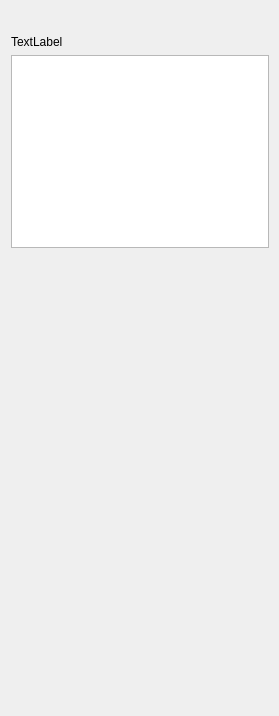
<?xml version="1.0" encoding="UTF-8"?>
<ui version="4.0">
 <author>Pho Hale</author>
 <class>StackOfTablesWidget</class>
 <widget class="QWidget" name="StackOfTablesWidget">
  <property name="geometry">
   <rect>
    <x>0</x>
    <y>0</y>
    <width>279</width>
    <height>716</height>
   </rect>
  </property>
  <property name="windowTitle">
   <string>StackOfTablesWidget</string>
  </property>
  <property name="windowIcon">
   <iconset resource="../../../../../Resources/ActionIcons.qrc">
    <normaloff>:/Render/Icons/actions/category-item.png</normaloff>:/Render/Icons/actions/category-item.png</iconset>
  </property>
  <property name="styleSheet">
   <string notr="true">background-color: rgb(71, 58, 46);
border-color: rgb(207, 207, 207);
background-color: rgba(71, 65, 60, 180);
color: rgb(244, 244, 244);
border-color: rgb(0, 0, 0);
QHeaderView::section { background-color: red };
</string>
  </property>
  <layout class="QGridLayout" name="gridLayout" rowstretch="1,0">
   <property name="leftMargin">
    <number>0</number>
   </property>
   <property name="topMargin">
    <number>2</number>
   </property>
   <property name="rightMargin">
    <number>0</number>
   </property>
   <property name="bottomMargin">
    <number>0</number>
   </property>
   <property name="verticalSpacing">
    <number>0</number>
   </property>
   <item row="0" column="0" rowspan="2" colspan="2">
    <widget class="QFrame" name="mainContentFrame">
     <property name="sizePolicy">
      <sizepolicy hsizetype="Expanding" vsizetype="Expanding">
       <horstretch>1</horstretch>
       <verstretch>1</verstretch>
      </sizepolicy>
     </property>
     <layout class="QGridLayout" name="gridLayout_2" rowstretch="0" columnstretch="0">
      <property name="leftMargin">
       <number>0</number>
      </property>
      <property name="topMargin">
       <number>0</number>
      </property>
      <property name="rightMargin">
       <number>0</number>
      </property>
      <property name="bottomMargin">
       <number>4</number>
      </property>
      <property name="spacing">
       <number>0</number>
      </property>
      <item row="0" column="0">
       <widget class="QStackedWidget" name="stackedWidget">
        <property name="currentIndex">
         <number>0</number>
        </property>
        <widget class="QWidget" name="page">
         <property name="sizePolicy">
          <sizepolicy hsizetype="Expanding" vsizetype="Preferred">
           <horstretch>1</horstretch>
           <verstretch>0</verstretch>
          </sizepolicy>
         </property>
         <widget class="QWidget" name="">
          <property name="geometry">
           <rect>
            <x>11</x>
            <y>33</y>
            <width>258</width>
            <height>213</height>
           </rect>
          </property>
          <layout class="QVBoxLayout" name="verticalLayout_3" stretch="1,0">
           <item>
            <widget class="QLabel" name="label">
             <property name="sizePolicy">
              <sizepolicy hsizetype="Preferred" vsizetype="Fixed">
               <horstretch>0</horstretch>
               <verstretch>0</verstretch>
              </sizepolicy>
             </property>
             <property name="text">
              <string>TextLabel</string>
             </property>
            </widget>
           </item>
           <item>
            <widget class="QTableView" name="tableView">
             <property name="sizePolicy">
              <sizepolicy hsizetype="Expanding" vsizetype="Preferred">
               <horstretch>1</horstretch>
               <verstretch>1</verstretch>
              </sizepolicy>
             </property>
            </widget>
           </item>
          </layout>
         </widget>
        </widget>
        <widget class="QWidget" name="page_2"/>
       </widget>
      </item>
     </layout>
    </widget>
   </item>
  </layout>
  <action name="actionConnect">
   <property name="text">
    <string>Connect</string>
   </property>
   <property name="toolTip">
    <string>Connect this window's timeline to another window</string>
   </property>
  </action>
 </widget>
 <resources>
  <include location="../../../../../Resources/GuiResources.qrc"/>
  <include location="../../../../../Resources/ActionIcons.qrc"/>
 </resources>
 <connections/>
</ui>
